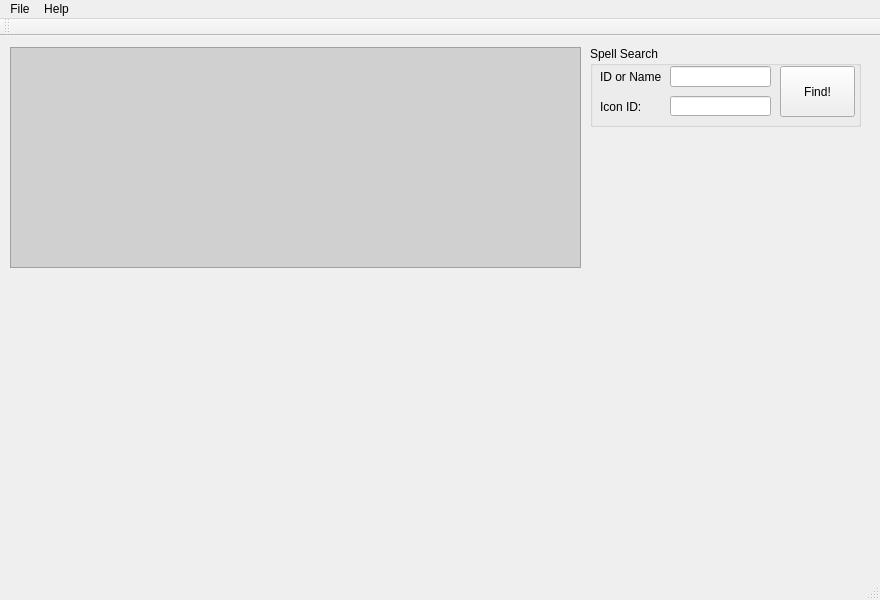
<?xml version="1.0" encoding="UTF-8"?>
<ui version="4.0">
 <class>SpellWorkUI</class>
 <widget class="QMainWindow" name="SpellWorkUI">
  <property name="geometry">
   <rect>
    <x>0</x>
    <y>0</y>
    <width>880</width>
    <height>600</height>
   </rect>
  </property>
  <property name="windowTitle">
   <string>SpellWork</string>
  </property>
  <widget class="QWidget" name="centralWidget">
   <widget class="QGroupBox" name="groupBox">
    <property name="geometry">
     <rect>
      <x>590</x>
      <y>10</y>
      <width>271</width>
      <height>81</height>
     </rect>
    </property>
    <property name="title">
     <string>Spell Search</string>
    </property>
    <widget class="QLineEdit" name="findLine_e1">
     <property name="geometry">
      <rect>
       <x>80</x>
       <y>20</y>
       <width>101</width>
       <height>21</height>
      </rect>
     </property>
    </widget>
    <widget class="QLabel" name="findLine_l1">
     <property name="geometry">
      <rect>
       <x>10</x>
       <y>20</y>
       <width>61</width>
       <height>21</height>
      </rect>
     </property>
     <property name="text">
      <string>ID or Name:</string>
     </property>
    </widget>
    <widget class="QPushButton" name="findButton">
     <property name="geometry">
      <rect>
       <x>190</x>
       <y>20</y>
       <width>75</width>
       <height>51</height>
      </rect>
     </property>
     <property name="text">
      <string>Find!</string>
     </property>
    </widget>
    <widget class="QLabel" name="findLine_l2">
     <property name="geometry">
      <rect>
       <x>10</x>
       <y>50</y>
       <width>61</width>
       <height>21</height>
      </rect>
     </property>
     <property name="text">
      <string>Icon ID:</string>
     </property>
    </widget>
    <widget class="QLineEdit" name="findLine_e2">
     <property name="geometry">
      <rect>
       <x>80</x>
       <y>50</y>
       <width>101</width>
       <height>20</height>
      </rect>
     </property>
    </widget>
   </widget>
   <widget class="QTextBrowser" name="SpellInfoBrowser">
    <property name="geometry">
     <rect>
      <x>10</x>
      <y>11</y>
      <width>571</width>
      <height>221</height>
     </rect>
    </property>
    <property name="styleSheet">
     <string notr="true">background-color: rgb(208, 208, 208);</string>
    </property>
   </widget>
  </widget>
  <widget class="QMenuBar" name="menuBar">
   <property name="geometry">
    <rect>
     <x>0</x>
     <y>0</y>
     <width>880</width>
     <height>21</height>
    </rect>
   </property>
   <widget class="QMenu" name="menuFile">
    <property name="title">
     <string>File</string>
    </property>
    <addaction name="actionExit"/>
   </widget>
   <widget class="QMenu" name="menuHelp">
    <property name="title">
     <string>Help</string>
    </property>
    <addaction name="actionAbout"/>
   </widget>
   <addaction name="menuFile"/>
   <addaction name="menuHelp"/>
  </widget>
  <widget class="QToolBar" name="mainToolBar">
   <attribute name="toolBarArea">
    <enum>TopToolBarArea</enum>
   </attribute>
   <attribute name="toolBarBreak">
    <bool>false</bool>
   </attribute>
  </widget>
  <widget class="QStatusBar" name="statusBar">
   <property name="sizeGripEnabled">
    <bool>true</bool>
   </property>
  </widget>
  <action name="actionExit">
   <property name="checkable">
    <bool>false</bool>
   </property>
   <property name="text">
    <string>Exit</string>
   </property>
  </action>
  <action name="actionAbout">
   <property name="text">
    <string>About...</string>
   </property>
  </action>
 </widget>
 <layoutdefault spacing="6" margin="11"/>
 <resources>
  <include location="SpellWork.qrc"/>
 </resources>
 <connections/>
</ui>
